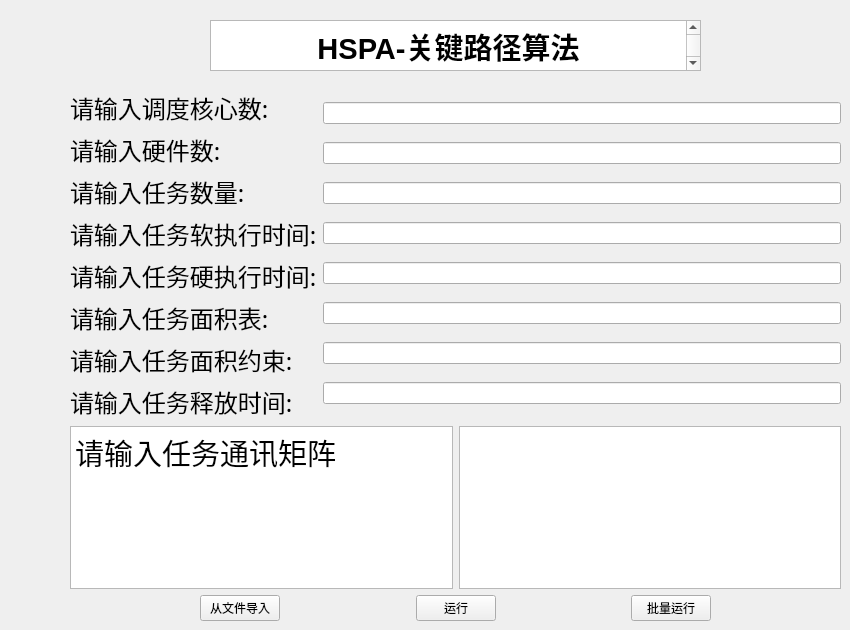
    <widget class="QWidget" name="page_7">
     <widget class="QWidget" name="layoutWidget_8">
      <property name="geometry">
       <rect>
        <x>70</x>
        <y>90</y>
        <width>771</width>
        <height>531</height>
       </rect>
      </property>
      <layout class="QVBoxLayout" name="verticalLayout_21">
       <item>
        <layout class="QHBoxLayout" name="horizontalLayout_40">
         <item>
          <layout class="QVBoxLayout" name="verticalLayout_22">
           <item>
            <widget class="QLabel" name="label_50">
             <property name="font">
              <font>
               <family>黑体</family>
               <pointsize>18</pointsize>
              </font>
             </property>
             <property name="text">
              <string>请输入调度核心数:</string>
             </property>
            </widget>
           </item>
           <item>
            <widget class="QLabel" name="label_51">
             <property name="font">
              <font>
               <family>黑体</family>
               <pointsize>18</pointsize>
              </font>
             </property>
             <property name="text">
              <string>请输入硬件数:</string>
             </property>
            </widget>
           </item>
           <item>
            <widget class="QLabel" name="label_52">
             <property name="font">
              <font>
               <family>黑体</family>
               <pointsize>18</pointsize>
              </font>
             </property>
             <property name="text">
              <string>请输入任务数量:</string>
             </property>
            </widget>
           </item>
           <item>
            <widget class="QLabel" name="label_53">
             <property name="font">
              <font>
               <family>黑体</family>
               <pointsize>18</pointsize>
              </font>
             </property>
             <property name="text">
              <string>请输入任务软执行时间:</string>
             </property>
            </widget>
           </item>
           <item>
            <widget class="QLabel" name="label_54">
             <property name="font">
              <font>
               <family>黑体</family>
               <pointsize>18</pointsize>
              </font>
             </property>
             <property name="text">
              <string>请输入任务硬执行时间:</string>
             </property>
            </widget>
           </item>
           <item>
            <widget class="QLabel" name="label_55">
             <property name="font">
              <font>
               <family>黑体</family>
               <pointsize>18</pointsize>
              </font>
             </property>
             <property name="text">
              <string>请输入任务面积表:</string>
             </property>
            </widget>
           </item>
           <item>
            <widget class="QLabel" name="label_56">
             <property name="font">
              <font>
               <family>黑体</family>
               <pointsize>18</pointsize>
              </font>
             </property>
             <property name="text">
              <string>请输入任务面积约束:</string>
             </property>
            </widget>
           </item>
           <item>
            <widget class="QLabel" name="label_57">
             <property name="font">
              <font>
               <family>黑体</family>
               <pointsize>18</pointsize>
              </font>
             </property>
             <property name="text">
              <string>请输入任务释放时间:</string>
             </property>
            </widget>
           </item>
          </layout>
         </item>
         <item>
          <layout class="QVBoxLayout" name="verticalLayout_23">
           <item>
            <widget class="QLineEdit" name="lineEdit_47"/>
           </item>
           <item>
            <widget class="QLineEdit" name="lineEdit_48"/>
           </item>
           <item>
            <widget class="QLineEdit" name="lineEdit_49"/>
           </item>
           <item>
            <widget class="QLineEdit" name="lineEdit_50"/>
           </item>
           <item>
            <widget class="QLineEdit" name="lineEdit_51"/>
           </item>
           <item>
            <widget class="QLineEdit" name="lineEdit_52"/>
           </item>
           <item>
            <widget class="QLineEdit" name="lineEdit_53"/>
           </item>
           <item>
            <widget class="QLineEdit" name="lineEdit_54"/>
           </item>
          </layout>
         </item>
        </layout>
       </item>
       <item>
        <layout class="QHBoxLayout" name="horizontalLayout_41">
         <item>
          <widget class="QTextBrowser" name="textBrowser_23">
           <property name="autoFillBackground">
            <bool>true</bool>
           </property>
           <property name="styleSheet">
            <string notr="true"> pal.setColor(QPalette::Base, QColor(240,240,240));</string>
           </property>
           <property name="html">
            <string>&lt;!DOCTYPE HTML PUBLIC &quot;-//W3C//DTD HTML 4.0//EN&quot; &quot;http://www.w3.org/TR/REC-html40/strict.dtd&quot;&gt;
&lt;html&gt;&lt;head&gt;&lt;meta name=&quot;qrichtext&quot; content=&quot;1&quot; /&gt;&lt;meta charset=&quot;utf-8&quot; /&gt;&lt;style type=&quot;text/css&quot;&gt;
p, li { white-space: pre-wrap; }
hr { height: 1px; border-width: 0; }
li.unchecked::marker { content: &quot;\2610&quot;; }
li.checked::marker { content: &quot;\2612&quot;; }
&lt;/style&gt;&lt;/head&gt;&lt;body style=&quot; font-family:'Microsoft YaHei UI'; font-size:9pt; font-weight:400; font-style:normal;&quot;&gt;
&lt;p style=&quot; margin-top:0px; margin-bottom:0px; margin-left:0px; margin-right:0px; -qt-block-indent:0; text-indent:0px;&quot;&gt;&lt;span style=&quot; font-size:22pt;&quot;&gt;请输入任务通讯矩阵&lt;/span&gt;&lt;/p&gt;&lt;/body&gt;&lt;/html&gt;</string>
           </property>
          </widget>
         </item>
         <item>
          <widget class="QPlainTextEdit" name="plainTextEdit_11"/>
         </item>
        </layout>
       </item>
       <item>
        <layout class="QHBoxLayout" name="horizontalLayout_42">
         <item>
          <spacer name="horizontalSpacer_27">
           <property name="orientation">
            <enum>Qt::Horizontal</enum>
           </property>
           <property name="sizeHint" stdset="0">
            <size>
             <width>40</width>
             <height>20</height>
            </size>
           </property>
          </spacer>
         </item>
         <item>
          <widget class="QPushButton" name="pushButton_22">
           <property name="text">
            <string>从文件导入</string>
           </property>
          </widget>
         </item>
         <item>
          <spacer name="horizontalSpacer_28">
           <property name="orientation">
            <enum>Qt::Horizontal</enum>
           </property>
           <property name="sizeHint" stdset="0">
            <size>
             <width>40</width>
             <height>20</height>
            </size>
           </property>
          </spacer>
         </item>
         <item>
          <widget class="QPushButton" name="pushButton_23">
           <property name="text">
            <string>运行</string>
           </property>
          </widget>
         </item>
         <item>
          <spacer name="horizontalSpacer_14">
           <property name="orientation">
            <enum>Qt::Horizontal</enum>
           </property>
           <property name="sizeHint" stdset="0">
            <size>
             <width>40</width>
             <height>20</height>
            </size>
           </property>
          </spacer>
         </item>
         <item>
          <widget class="QPushButton" name="pushButton_26">
           <property name="text">
            <string>批量运行</string>
           </property>
          </widget>
         </item>
         <item>
          <spacer name="horizontalSpacer_29">
           <property name="orientation">
            <enum>Qt::Horizontal</enum>
           </property>
           <property name="sizeHint" stdset="0">
            <size>
             <width>40</width>
             <height>20</height>
            </size>
           </property>
          </spacer>
         </item>
        </layout>
       </item>
      </layout>
     </widget>
     <widget class="QTextBrowser" name="textBrowser_24">
      <property name="geometry">
       <rect>
        <x>210</x>
        <y>20</y>
        <width>491</width>
        <height>51</height>
       </rect>
      </property>
      <property name="styleSheet">
       <string notr="true"> pal.setColor(QPalette::Base, QColor(240,240,240));</string>
      </property>
      <property name="html">
       <string>&lt;!DOCTYPE HTML PUBLIC &quot;-//W3C//DTD HTML 4.0//EN&quot; &quot;http://www.w3.org/TR/REC-html40/strict.dtd&quot;&gt;
&lt;html&gt;&lt;head&gt;&lt;meta name=&quot;qrichtext&quot; content=&quot;1&quot; /&gt;&lt;meta charset=&quot;utf-8&quot; /&gt;&lt;style type=&quot;text/css&quot;&gt;
p, li { white-space: pre-wrap; }
hr { height: 1px; border-width: 0; }
li.unchecked::marker { content: &quot;\2610&quot;; }
li.checked::marker { content: &quot;\2612&quot;; }
&lt;/style&gt;&lt;/head&gt;&lt;body style=&quot; font-family:'Microsoft YaHei UI'; font-size:9pt; font-weight:400; font-style:normal;&quot;&gt;
&lt;p align=&quot;center&quot; style=&quot; margin-top:0px; margin-bottom:0px; margin-left:0px; margin-right:0px; -qt-block-indent:0; text-indent:0px;&quot;&gt;&lt;span style=&quot; font-size:22pt; font-weight:700;&quot;&gt;HSPA-关键路径算法&lt;/span&gt;&lt;/p&gt;&lt;/body&gt;&lt;/html&gt;</string>
      </property>
     </widget>
    </widget>
